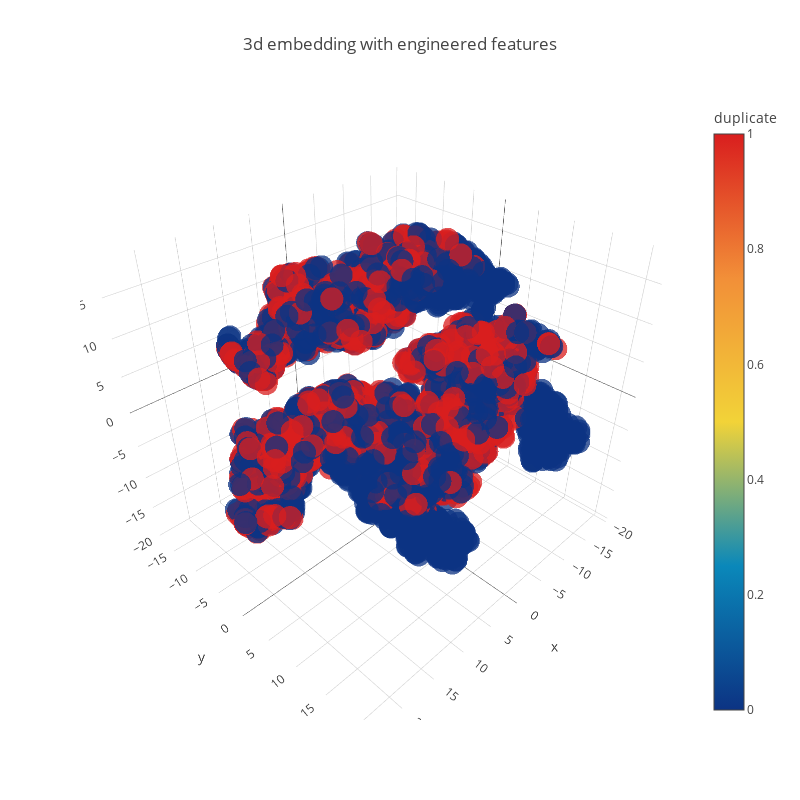

The notebook cell this image was saved under:
### Code cell
trace1 = go.Scatter3d(
    x=tsne3d[:,0],
    y=tsne3d[:,1],
    z=tsne3d[:,2],
    mode='markers',
    marker=dict(
        sizemode='diameter',
        color = y,
        colorscale = 'Portland',
        colorbar = dict(title = 'duplicate'),
        line=dict(color='rgb(255, 255, 255)'),
        opacity=0.75
    )
)

data=[trace1]
layout=dict(height=800, width=800, title='3d embedding with engineered features')
fig=dict(data=data, layout=layout)
py.iplot(fig, filename='3DBubble')

### Figure 1 — Plotly figure (JSON) as saved in the notebook; plotly's stock layout.template omitted (floating-point values rounded to 4 significant figures; data arrays with more than 128 entries replaced by an {"elided": "..."} marker saying what was removed)
{"data": [{"marker": {"color": {"elided": "5000 int values"}, "colorbar": {"title": {"text": "duplicate"}}, "colorscale": "Portland", "line": {"color": "rgb(255, 255, 255)"}, "opacity": 0.75, "sizemode": "diameter"}, "mode": "markers", "type": "scatter3d", "uid": "a8baff40-a4ea-456c-adb5-ff047e017eab", "x": {"elided": "5000 float values"}, "y": {"elided": "5000 float values"}, "z": {"elided": "5000 float values"}}], "layout": {"height": 800, "title": {"text": "3d embedding with engineered features"}, "width": 800}}
